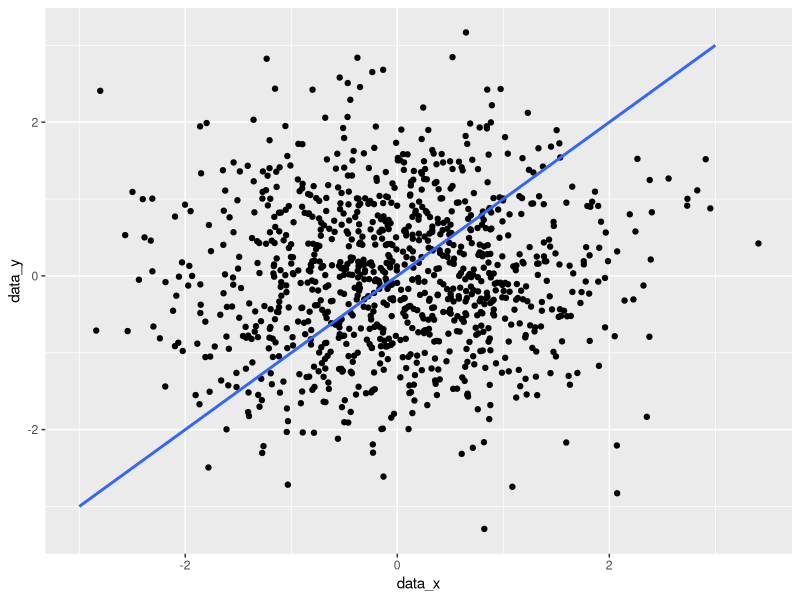

Reproduce this figure in R.
#### find and plot the best linear fit ####
rm(list = ls());

library(ggplot2)
library(tidyverse)

data_x <-rnorm(1001);
data_y <- rnorm(1001);

x <- seq(-3,3,.001*6);
y <- seq(-3,3,.001*6);

ta_da <- tibble(data_x, data_y)
ta_da %>% ggplot(aes(x = data_x, y = data_y)) + geom_point() + stat_smooth(aes(x = x, y = y),method = "glm", family = "binomial")

#### massachusettes show 'em ####

# here on down -- this is just playtime

#### Bayes and Bayes Factors ####
runCardBayes <- function() {
  #rm(list = ls())
  readcolor <- function() { 
    n <- readline(prompt="Enter color of the card removed (R or B) : ")
    n <- toupper(n)
    if (is.na(n) || ((n != 'R') && (n != 'B') && (n != 'Q'))) {
      n <- readcolor()
    }
    return(n)
  }
  
  bayesrule <- function(prior, conditional1, conditional2) {
    posterior <- (prior * conditional1) / ((prior * conditional1) + (1-prior * conditional2))
  }
  
  # set the prior probability that red has been removed from the deck
  pRedRemoved <- 0.5
  pBlackRemoved <- 0.5
  
  conditionalRemoved <- 13/39 # conditional probability if a red suit has been removed
  conditionalNotRemoved <- 26/39 # conditional probability if a red suit has not been removed
  
  # set our conditional variable
  stopComputing <- FALSE
  
  while (stopComputing != TRUE) {
    card_color <- readcolor()
    if (card_color != 'Q') {
      if (card_color == 'R') {
        pRedRemoved <- bayesrule(pRedRemoved, conditionalRemoved, conditionalNotRemoved)
        pBlackRemoved <- bayesrule(pBlackRemoved, conditionalNotRemoved,conditionalRemoved)
      } else {
        pRedRemoved <- bayesrule(pRedRemoved, conditionalNotRemoved, conditionalRemoved)
        pBlackRemoved <- bayesrule(pBlackRemoved, conditionalRemoved,conditionalNotRemoved)
      }  
      bayesfactor_k <- pRedRemoved / pBlackRemoved
      print(sprintf("The probability that red was removed is %f", pRedRemoved))
      print(sprintf("The probability that black was removed is %f", pBlackRemoved)) 
      print(sprintf("Bayes Factor (K) for (H = red removed) is %f", bayesfactor_k))
    } else {
      stopComputing <- TRUE
    }
  }
  return()
}

#### below from https://www.r-bloggers.com/2014/07/the-maths-of-texas-hold-em-with-r/ ####


# A deck of 52 cards (Jokers are excluded)
deck = c("A","A","A","A","K","K","K","K","Q","Q","Q","Q","J","J","J","J",10,10,10,10,9,9,9,9,8,8,8,8,7,7,7,7,6,6,6,6,5,5,5,5,4,4,4,4,3,3,3,3,2,2,2,2)

# This function simulates a hand at Texas Hold'em poker for 2 players and the dealer
hand <- function()
{
  player1Hand <- sample(deck,2,F)
  for(i in player1Hand)
  {
    # is.element(i,deck) checks if the element i is in the vector deck
    # match gets the position of the i element in the vector deck and deck[-v] deletes the vth element of the vector deck
    if(is.element(i,deck)
    ){         
      deck<-deck[-match(i,deck)]    
    }
  }
  
  player2Hand <- sample(deck,2,F)
  for(i in player2Hand)
  {
    if(is.element(i,deck))
    {         
      deck<-deck[-match(i,deck)]
    }
  }
  
  # The flop
  dealt_cards <- sample(deck,3,F)
  for(i in dealt_cards)
  {
    if(is.element(i,deck))
    {         
      deck<-deck[-match(i,deck)]
    }
  }
  
  # The turn
  second_dealt <- sample(deck,1,F)
  for(i in second_dealt)
  {
    if(is.element(i,deck))
    {         
      deck<-deck[-match(i,deck)]
      dealt_cards = append(dealt_cards,second_dealt)
    }
  }
  
  # The river
  third_dealt <- sample(deck,1,F)
  for(i in third_dealt)
  {            
    if(is.element(i,deck))
    {         
      deck<-deck[-match(i,deck)]
      dealt_cards = append(dealt_cards,third_dealt)
    }
  }
  
  # Eventually, a list of the results is returned by the function
  results = list(player1Hand,player2Hand,dealt_cards)
  return(results)
}
